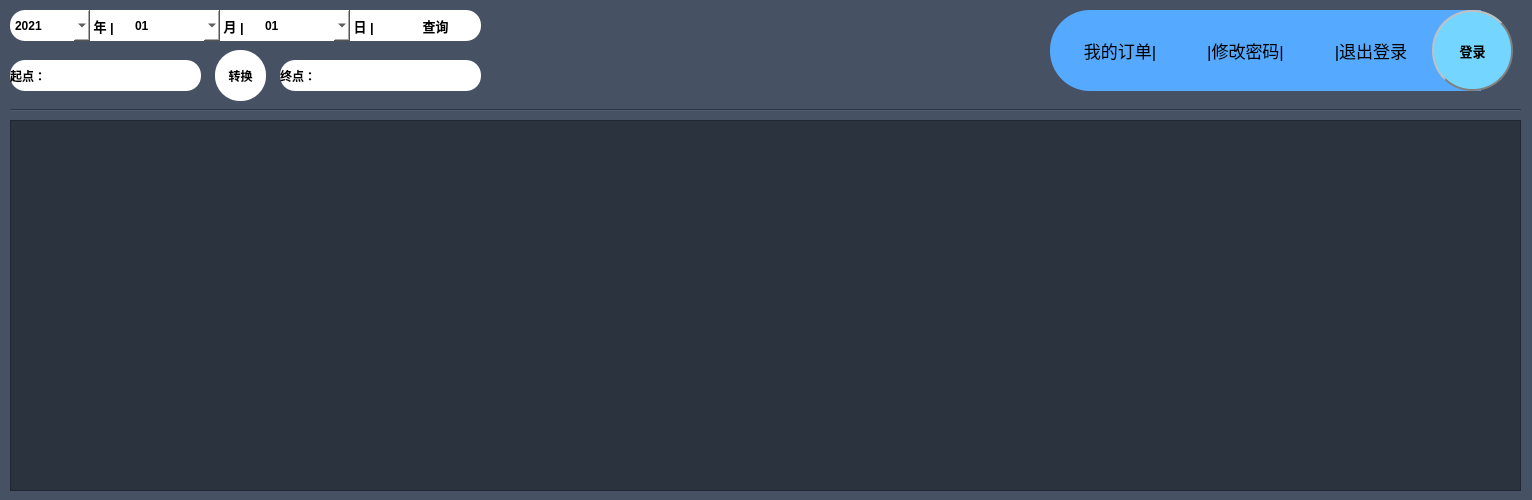
<?xml version="1.0" encoding="UTF-8"?>
<ui version="4.0">
 <class>search</class>
 <widget class="QWidget" name="search">
  <property name="geometry">
   <rect>
    <x>0</x>
    <y>0</y>
    <width>1532</width>
    <height>500</height>
   </rect>
  </property>
  <property name="windowTitle">
   <string>Form</string>
  </property>
  <property name="styleSheet">
   <string notr="true">background-color: rgb(71, 81, 100);</string>
  </property>
  <widget class="QPushButton" name="pushButton">
   <property name="geometry">
    <rect>
     <x>390</x>
     <y>10</y>
     <width>91</width>
     <height>31</height>
    </rect>
   </property>
   <property name="font">
    <font>
     <pointsize>10</pointsize>
     <weight>75</weight>
     <bold>true</bold>
    </font>
   </property>
   <property name="styleSheet">
    <string notr="true">#pushButton:!hover
{
background-color: rgb(255, 255, 255);
border-top-right-radius:15px;
border-bottom-right-radius:15px;
}
#pushButton:hover
{
background-color: rgb(85, 187, 138);
border-top-right-radius:15px;
border-bottom-right-radius:15px;
color: rgb(255, 255, 255);
}</string>
   </property>
   <property name="text">
    <string>查询</string>
   </property>
  </widget>
  <widget class="QPushButton" name="pushButton_2">
   <property name="geometry">
    <rect>
     <x>1432</x>
     <y>10</y>
     <width>81</width>
     <height>81</height>
    </rect>
   </property>
   <property name="font">
    <font>
     <pointsize>10</pointsize>
     <weight>75</weight>
     <bold>true</bold>
    </font>
   </property>
   <property name="styleSheet">
    <string notr="true">#pushButton_2:!hover
{
background-color: rgb(116, 214, 255);
border-color: rgb(77, 154, 231);
border-radius:40px;
border:2px groove gray;
padding:2px 4px;
border-style:outset;
}
#pushButton_2:hover
{
color: rgb(255, 255, 255);
background-color:rgb(85, 187, 138);
border-color: rgb(77, 154, 231);
border-radius:40px;
border:2px groove gray;
padding:2px 4px;
border-style:outset;
}</string>
   </property>
   <property name="text">
    <string>登录</string>
   </property>
  </widget>
  <widget class="Line" name="line">
   <property name="geometry">
    <rect>
     <x>10</x>
     <y>100</y>
     <width>1511</width>
     <height>21</height>
    </rect>
   </property>
   <property name="font">
    <font>
     <pointsize>10</pointsize>
     <weight>75</weight>
     <bold>true</bold>
    </font>
   </property>
   <property name="styleSheet">
    <string notr="true">background-color: qlineargradient(spread:pad, x1:1, y1:0.466, x2:1, y2:1, stop:0 rgba(0, 0, 0, 255), stop:1 rgba(255, 255, 255, 255));
background-color: rgb(71, 81, 100);
color: rgb(85, 85, 255);</string>
   </property>
   <property name="orientation">
    <enum>Qt::Horizontal</enum>
   </property>
  </widget>
  <widget class="QComboBox" name="comboBox">
   <property name="geometry">
    <rect>
     <x>10</x>
     <y>10</y>
     <width>80</width>
     <height>31</height>
    </rect>
   </property>
   <property name="font">
    <font>
     <weight>75</weight>
     <bold>true</bold>
    </font>
   </property>
   <property name="styleSheet">
    <string notr="true">background-color: rgb(255, 255, 255);
border-top-left-radius:15px;
border-bottom-left-radius:15px;</string>
   </property>
   <item>
    <property name="text">
     <string>2021</string>
    </property>
   </item>
  </widget>
  <widget class="QComboBox" name="comboBox_2">
   <property name="geometry">
    <rect>
     <x>130</x>
     <y>10</y>
     <width>90</width>
     <height>31</height>
    </rect>
   </property>
   <property name="font">
    <font>
     <weight>75</weight>
     <bold>true</bold>
    </font>
   </property>
   <property name="styleSheet">
    <string notr="true">background-color: rgb(255, 255, 255);
border-top-right-radius:15px;
border-bottom-right-radius:15px;</string>
   </property>
   <item>
    <property name="text">
     <string>01</string>
    </property>
   </item>
   <item>
    <property name="text">
     <string>02</string>
    </property>
   </item>
   <item>
    <property name="text">
     <string>03</string>
    </property>
   </item>
   <item>
    <property name="text">
     <string>04</string>
    </property>
   </item>
   <item>
    <property name="text">
     <string>05</string>
    </property>
   </item>
   <item>
    <property name="text">
     <string>06</string>
    </property>
   </item>
   <item>
    <property name="text">
     <string>07</string>
    </property>
   </item>
   <item>
    <property name="text">
     <string>08</string>
    </property>
   </item>
   <item>
    <property name="text">
     <string>09</string>
    </property>
   </item>
   <item>
    <property name="text">
     <string>10</string>
    </property>
   </item>
   <item>
    <property name="text">
     <string>11</string>
    </property>
   </item>
   <item>
    <property name="text">
     <string>12</string>
    </property>
   </item>
  </widget>
  <widget class="QComboBox" name="comboBox_3">
   <property name="geometry">
    <rect>
     <x>260</x>
     <y>10</y>
     <width>90</width>
     <height>31</height>
    </rect>
   </property>
   <property name="font">
    <font>
     <weight>75</weight>
     <bold>true</bold>
    </font>
   </property>
   <property name="styleSheet">
    <string notr="true">background-color: rgb(255, 255, 255);
border-top-right-radius:15px;
border-bottom-right-radius:15px;</string>
   </property>
   <item>
    <property name="text">
     <string>01</string>
    </property>
   </item>
   <item>
    <property name="text">
     <string>02</string>
    </property>
   </item>
   <item>
    <property name="text">
     <string>03</string>
    </property>
   </item>
   <item>
    <property name="text">
     <string>04</string>
    </property>
   </item>
   <item>
    <property name="text">
     <string>05</string>
    </property>
   </item>
   <item>
    <property name="text">
     <string>06</string>
    </property>
   </item>
   <item>
    <property name="text">
     <string>07</string>
    </property>
   </item>
   <item>
    <property name="text">
     <string>08</string>
    </property>
   </item>
   <item>
    <property name="text">
     <string>09</string>
    </property>
   </item>
   <item>
    <property name="text">
     <string>10</string>
    </property>
   </item>
   <item>
    <property name="text">
     <string>11</string>
    </property>
   </item>
   <item>
    <property name="text">
     <string>12</string>
    </property>
   </item>
   <item>
    <property name="text">
     <string>13</string>
    </property>
   </item>
   <item>
    <property name="text">
     <string>14</string>
    </property>
   </item>
   <item>
    <property name="text">
     <string>15</string>
    </property>
   </item>
   <item>
    <property name="text">
     <string>16</string>
    </property>
   </item>
   <item>
    <property name="text">
     <string>17</string>
    </property>
   </item>
   <item>
    <property name="text">
     <string>18</string>
    </property>
   </item>
   <item>
    <property name="text">
     <string>19</string>
    </property>
   </item>
   <item>
    <property name="text">
     <string>20</string>
    </property>
   </item>
   <item>
    <property name="text">
     <string>21</string>
    </property>
   </item>
   <item>
    <property name="text">
     <string>22</string>
    </property>
   </item>
   <item>
    <property name="text">
     <string>23</string>
    </property>
   </item>
   <item>
    <property name="text">
     <string>24</string>
    </property>
   </item>
   <item>
    <property name="text">
     <string>25</string>
    </property>
   </item>
   <item>
    <property name="text">
     <string>26</string>
    </property>
   </item>
   <item>
    <property name="text">
     <string>27</string>
    </property>
   </item>
   <item>
    <property name="text">
     <string>28</string>
    </property>
   </item>
   <item>
    <property name="text">
     <string>29</string>
    </property>
   </item>
   <item>
    <property name="text">
     <string>30</string>
    </property>
   </item>
   <item>
    <property name="text">
     <string>31</string>
    </property>
   </item>
  </widget>
  <widget class="QTableWidget" name="tableWidget">
   <property name="geometry">
    <rect>
     <x>10</x>
     <y>120</y>
     <width>1511</width>
     <height>371</height>
    </rect>
   </property>
   <property name="font">
    <font>
     <pointsize>12</pointsize>
    </font>
   </property>
   <property name="styleSheet">
    <string notr="true">background-color: rgb(43, 51, 62);
alternate-background-color: rgb(94, 97, 109);
color: rgb(255, 255, 255);</string>
   </property>
   <property name="editTriggers">
    <set>QAbstractItemView::NoEditTriggers</set>
   </property>
   <property name="selectionMode">
    <enum>QAbstractItemView::ExtendedSelection</enum>
   </property>
   <property name="selectionBehavior">
    <enum>QAbstractItemView::SelectRows</enum>
   </property>
   <property name="showGrid">
    <bool>false</bool>
   </property>
   <attribute name="horizontalHeaderVisible">
    <bool>false</bool>
   </attribute>
   <attribute name="horizontalHeaderCascadingSectionResizes">
    <bool>false</bool>
   </attribute>
   <attribute name="horizontalHeaderStretchLastSection">
    <bool>false</bool>
   </attribute>
   <attribute name="verticalHeaderDefaultSectionSize">
    <number>50</number>
   </attribute>
   <column>
    <property name="text">
     <string>航班号</string>
    </property>
    <property name="font">
     <font>
      <pointsize>10</pointsize>
      <weight>75</weight>
      <bold>true</bold>
     </font>
    </property>
    <property name="textAlignment">
     <set>AlignCenter</set>
    </property>
   </column>
   <column>
    <property name="text">
     <string>起点</string>
    </property>
    <property name="font">
     <font>
      <pointsize>10</pointsize>
      <weight>75</weight>
      <bold>true</bold>
     </font>
    </property>
    <property name="textAlignment">
     <set>AlignCenter</set>
    </property>
   </column>
   <column>
    <property name="text">
     <string>终点</string>
    </property>
    <property name="font">
     <font>
      <pointsize>10</pointsize>
      <weight>75</weight>
      <bold>true</bold>
     </font>
    </property>
    <property name="textAlignment">
     <set>AlignCenter</set>
    </property>
   </column>
   <column>
    <property name="text">
     <string>日期</string>
    </property>
    <property name="font">
     <font>
      <pointsize>10</pointsize>
      <weight>75</weight>
      <bold>true</bold>
     </font>
    </property>
    <property name="textAlignment">
     <set>AlignCenter</set>
    </property>
   </column>
   <column>
    <property name="text">
     <string>起飞时间</string>
    </property>
    <property name="font">
     <font>
      <pointsize>10</pointsize>
      <weight>75</weight>
      <bold>true</bold>
     </font>
    </property>
    <property name="textAlignment">
     <set>AlignCenter</set>
    </property>
   </column>
   <column>
    <property name="text">
     <string>到达时间</string>
    </property>
    <property name="font">
     <font>
      <pointsize>10</pointsize>
      <weight>75</weight>
      <bold>true</bold>
     </font>
    </property>
    <property name="textAlignment">
     <set>AlignCenter</set>
    </property>
   </column>
   <column>
    <property name="text">
     <string>飞机型号</string>
    </property>
    <property name="font">
     <font>
      <pointsize>10</pointsize>
      <weight>75</weight>
      <bold>true</bold>
     </font>
    </property>
    <property name="textAlignment">
     <set>AlignCenter</set>
    </property>
   </column>
   <column>
    <property name="text">
     <string>商务舱余票</string>
    </property>
    <property name="font">
     <font>
      <pointsize>10</pointsize>
      <weight>75</weight>
      <bold>true</bold>
     </font>
    </property>
    <property name="textAlignment">
     <set>AlignCenter</set>
    </property>
   </column>
   <column>
    <property name="text">
     <string>经济舱余票</string>
    </property>
    <property name="font">
     <font>
      <pointsize>10</pointsize>
      <weight>75</weight>
      <bold>true</bold>
     </font>
    </property>
    <property name="textAlignment">
     <set>AlignCenter</set>
    </property>
   </column>
   <column>
    <property name="text">
     <string>商务舱价格</string>
    </property>
    <property name="font">
     <font>
      <pointsize>10</pointsize>
      <weight>75</weight>
      <bold>true</bold>
     </font>
    </property>
    <property name="textAlignment">
     <set>AlignCenter</set>
    </property>
   </column>
   <column>
    <property name="text">
     <string>经济舱价格</string>
    </property>
    <property name="font">
     <font>
      <pointsize>10</pointsize>
      <weight>75</weight>
      <bold>true</bold>
     </font>
    </property>
    <property name="textAlignment">
     <set>AlignCenter</set>
    </property>
   </column>
   <column>
    <property name="text">
     <string>航空公司</string>
    </property>
    <property name="font">
     <font>
      <pointsize>10</pointsize>
      <weight>75</weight>
      <bold>true</bold>
     </font>
    </property>
    <property name="textAlignment">
     <set>AlignCenter</set>
    </property>
   </column>
  </widget>
  <widget class="QLabel" name="label_3">
   <property name="geometry">
    <rect>
     <x>90</x>
     <y>10</y>
     <width>40</width>
     <height>31</height>
    </rect>
   </property>
   <property name="font">
    <font>
     <pointsize>10</pointsize>
     <weight>75</weight>
     <bold>true</bold>
    </font>
   </property>
   <property name="styleSheet">
    <string notr="true">background-color: rgb(255, 255, 255);</string>
   </property>
   <property name="text">
    <string> 年 |</string>
   </property>
  </widget>
  <widget class="QLabel" name="label_4">
   <property name="geometry">
    <rect>
     <x>220</x>
     <y>10</y>
     <width>41</width>
     <height>31</height>
    </rect>
   </property>
   <property name="font">
    <font>
     <pointsize>10</pointsize>
     <weight>75</weight>
     <bold>true</bold>
    </font>
   </property>
   <property name="styleSheet">
    <string notr="true">background-color: rgb(255, 255, 255);</string>
   </property>
   <property name="text">
    <string> 月 |</string>
   </property>
  </widget>
  <widget class="QLabel" name="label_5">
   <property name="geometry">
    <rect>
     <x>350</x>
     <y>10</y>
     <width>41</width>
     <height>31</height>
    </rect>
   </property>
   <property name="font">
    <font>
     <pointsize>10</pointsize>
     <weight>75</weight>
     <bold>true</bold>
    </font>
   </property>
   <property name="styleSheet">
    <string notr="true">background-color: rgb(255, 255, 255);
</string>
   </property>
   <property name="text">
    <string> 日 |</string>
   </property>
  </widget>
  <widget class="QWidget" name="widget" native="true">
   <property name="geometry">
    <rect>
     <x>1050</x>
     <y>10</y>
     <width>431</width>
     <height>81</height>
    </rect>
   </property>
   <property name="styleSheet">
    <string notr="true">background-color: rgb(85, 170, 255);
border-top-left-radius:40px;
border-bottom-left-radius:40px;</string>
   </property>
   <widget class="QWidget" name="layoutWidget">
    <property name="geometry">
     <rect>
      <x>10</x>
      <y>20</y>
      <width>371</width>
      <height>41</height>
     </rect>
    </property>
    <layout class="QHBoxLayout" name="horizontalLayout">
     <item>
      <widget class="QPushButton" name="pushButton_4">
       <property name="font">
        <font>
         <pointsize>13</pointsize>
        </font>
       </property>
       <property name="styleSheet">
        <string notr="true">border:none;</string>
       </property>
       <property name="text">
        <string>我的订单|</string>
       </property>
      </widget>
     </item>
     <item>
      <widget class="QPushButton" name="pushButton_5">
       <property name="font">
        <font>
         <pointsize>13</pointsize>
        </font>
       </property>
       <property name="styleSheet">
        <string notr="true">border:none;</string>
       </property>
       <property name="text">
        <string>|修改密码|</string>
       </property>
      </widget>
     </item>
     <item>
      <widget class="QPushButton" name="pushButton_6">
       <property name="font">
        <font>
         <pointsize>13</pointsize>
        </font>
       </property>
       <property name="styleSheet">
        <string notr="true">border:none;</string>
       </property>
       <property name="text">
        <string>|退出登录</string>
       </property>
      </widget>
     </item>
    </layout>
   </widget>
  </widget>
  <widget class="QLineEdit" name="lineEdit_2">
   <property name="geometry">
    <rect>
     <x>330</x>
     <y>60</y>
     <width>151</width>
     <height>31</height>
    </rect>
   </property>
   <property name="styleSheet">
    <string notr="true">background-color: rgb(255, 255, 255);
border-top-right-radius:15px;
border-bottom-right-radius:15px;</string>
   </property>
  </widget>
  <widget class="QPushButton" name="pushButton_3">
   <property name="geometry">
    <rect>
     <x>215</x>
     <y>50</y>
     <width>51</width>
     <height>51</height>
    </rect>
   </property>
   <property name="font">
    <font>
     <weight>75</weight>
     <bold>true</bold>
    </font>
   </property>
   <property name="styleSheet">
    <string notr="true">#pushButton_3:!hover
{
background-color: rgb(255, 255, 255);
border-radius:25px;
}
#pushButton_3:hover
{
background-color: rgb(85, 187, 138);
border-radius:25px;
color:rgb(255, 255, 255);
}</string>
   </property>
   <property name="text">
    <string>转换</string>
   </property>
  </widget>
  <widget class="QLabel" name="label">
   <property name="geometry">
    <rect>
     <x>10</x>
     <y>60</y>
     <width>41</width>
     <height>31</height>
    </rect>
   </property>
   <property name="font">
    <font>
     <weight>75</weight>
     <bold>true</bold>
    </font>
   </property>
   <property name="styleSheet">
    <string notr="true">background-color: rgb(255, 255, 255);
border-top-left-radius:15px;
border-bottom-left-radius:15px;</string>
   </property>
   <property name="text">
    <string>起点：</string>
   </property>
  </widget>
  <widget class="QLineEdit" name="lineEdit">
   <property name="geometry">
    <rect>
     <x>50</x>
     <y>60</y>
     <width>151</width>
     <height>31</height>
    </rect>
   </property>
   <property name="styleSheet">
    <string notr="true">background-color: rgb(255, 255, 255);
border-top-right-radius:15px;
border-bottom-right-radius:15px;</string>
   </property>
  </widget>
  <widget class="QLabel" name="label_2">
   <property name="geometry">
    <rect>
     <x>280</x>
     <y>60</y>
     <width>51</width>
     <height>31</height>
    </rect>
   </property>
   <property name="font">
    <font>
     <weight>75</weight>
     <bold>true</bold>
    </font>
   </property>
   <property name="styleSheet">
    <string notr="true">background-color: rgb(255, 255, 255);
border-top-left-radius:15px;
border-bottom-left-radius:15px;</string>
   </property>
   <property name="text">
    <string>终点：</string>
   </property>
  </widget>
  <zorder>widget</zorder>
  <zorder>pushButton</zorder>
  <zorder>line</zorder>
  <zorder>comboBox</zorder>
  <zorder>comboBox_2</zorder>
  <zorder>comboBox_3</zorder>
  <zorder>tableWidget</zorder>
  <zorder>label_3</zorder>
  <zorder>label_4</zorder>
  <zorder>label_5</zorder>
  <zorder>pushButton_2</zorder>
  <zorder>lineEdit_2</zorder>
  <zorder>pushButton_3</zorder>
  <zorder>label</zorder>
  <zorder>lineEdit</zorder>
  <zorder>label_2</zorder>
 </widget>
 <resources/>
 <connections/>
</ui>
